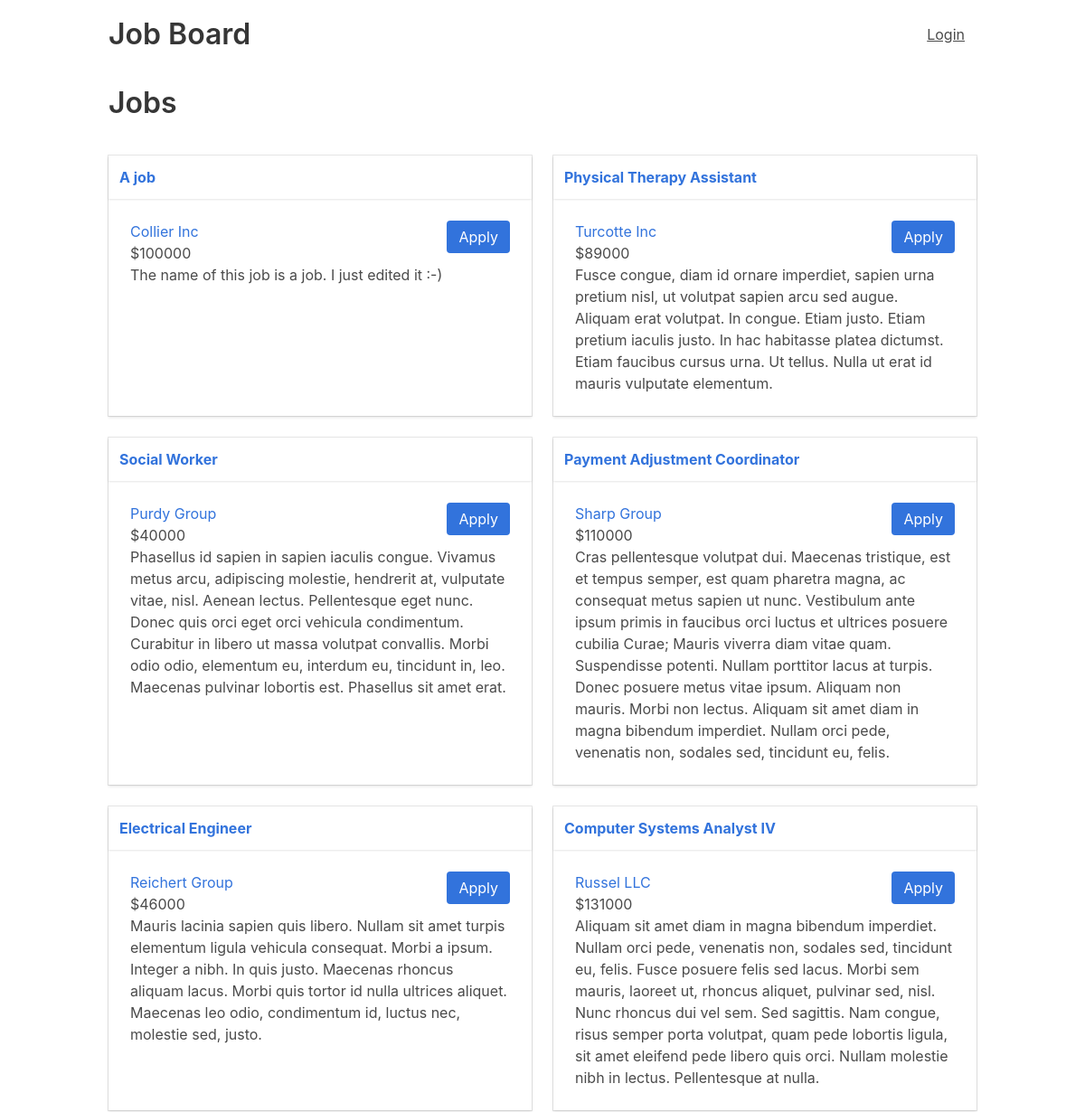
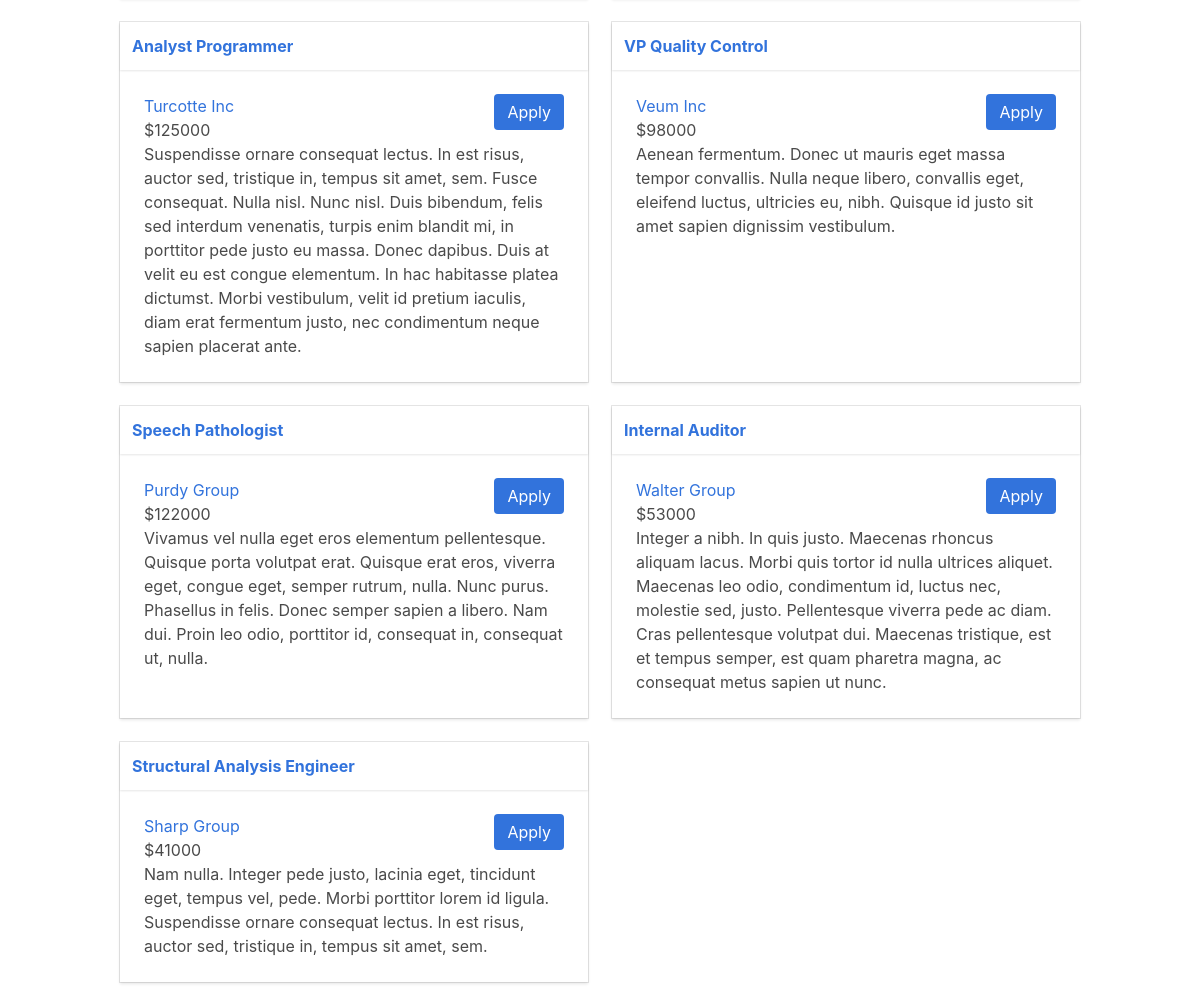
Page /jobs on the committed database (2 pictures, top to bottom).
### tables this page shows
CREATE TABLE "job" (
"id" INTEGER PRIMARY KEY AUTOINCREMENT,
"title" VARCHAR,
"description" TEXT,
"salary" VARCHAR,
"employer_id" INTEGER
);

CREATE TABLE "employer" (
"id" INTEGER PRIMARY KEY AUTOINCREMENT,
"name" VARCHAR,
"description" TEXT,
"address" VARCHAR,
"city" VARCHAR,
"state" VARCHAR,
"zip" VARCHAR
);

### jobs/app.py (the view)
@app.route("/")
@app.route("/jobs")
def jobs():
    jobs = execute_sql(
        "SELECT job.id, job.title, job.description, job.salary, employer.id as employer_id, employer.name as employer_name FROM job JOIN employer ON employer.id = job.employer_id ORDER BY job.id DESC"
    )
    return render_template("index.html", jobs=jobs)

### jobs/app.py (called while the page is built)
@app.teardown_appcontext
def close_connection(exception):
    connection = getattr(g, "_connection", None)
    if connection != None:
        connection.close()

### jobs/util.py (called while the page is built)
def open_connection():
    connection = getattr(g, "_connection", None)
    if connection == None:
        connection = g._connection = sqlite3.connect(PATH)
    connection.row_factory = sqlite3.Row
    return connection

def execute_sql(sql, values=(), commit=False, single=False):
    connection = open_connection()
    cursor = connection.execute(sql, values)
    if commit:
        results = connection.commit()
    else:
        results = cursor.fetchone() if single else cursor.fetchall()
    cursor.close()
    return results

### jobs/templates/index.html (shortened to what this page needs)
{% extends "layout.html" %}
{% block content %}
  <div class="columns">
    <div class="column">
      <h1>Jobs</h1>
    </div>
    <div class="column is-one-fifth">
    </div>
  </div>
  {{ show_jobs(jobs) }}
{% endblock %}

### jobs/templates/_macros.html
{% macro show_job(job) %}
<div class="card adjust-height">
  <header class="card-header">
    <p class="card-header-title">
      <a href="{{ url_for('job', job_id=job['id']) }}">{{ job['title'] }}</a>
    </p>
  </header>
  <div class="card-content">
    <div class="content">
      <p>
          {% if session.logged_in %}
          <a class="button is-text is-pulled-right" href="{{ url_for('add', job_id=job['id']) }}">
            <span class="fa fa-edit"></span>
          </a>
          <a class="button is-text is-pulled-right" onclick="return confirm('Are you sure')" href="{{ url_for('delete', job_id=job['id']) }}">
            <span class="fa fa-trash"></span>
          </a>
          {% else %}
            <a class="button is-link is-pulled-right" href="{{ url_for('apply', job_id=job['id']) }}">Apply</a>
          {% endif %}
          <a href="{{ url_for('employer', employer_id=job['employer_id']) }}">{{ job['employer_name'] }}</a>
          <br />
          ${{ job['salary'] }}
          <br />
          {{ job['description'] }}
      </p>
    </div>
  </div>
</div>
{% endmacro %}
{% macro show_jobs(jobs) %}
<div class="columns is-multiline">
  {% for job in jobs %}
    <div class="column is-half">
      {{ show_job(job) }}
    </div>
  {% endfor %}
</div>
{% endmacro %}

### jobs/static/css/app.css (style rules this page uses)
.adjust-height { height: 100%; }

### rows in the picture
job: title "A job", employer_name "Collier Inc", salary "100000", description "The name of this job is a job. I just edited it :-)"
job: title "Physical Therapy Assistant", employer_name "Turcotte Inc", salary "89000", description "Fusce congue, diam id ornare imperdiet, sapien urna pretium nisl, ut volutpat sapien arcu sed augue. Aliquam erat volutpat. In congue. Etiam justo. Etiam pretium iaculis justo. In hac habitasse platea dictumst. Etiam faucibus cursus urna. Ut tellus. Nulla ut erat id mauris vulputate elementum."
job: title "Social Worker", employer_name "Purdy Group", salary "40000", description "Phasellus id sapien in sapien iaculis congue. Vivamus metus arcu, adipiscing molestie, hendrerit at, vulputate vitae, nisl. Aenean lectus. Pellentesque eget nunc. Donec quis orci eget orci vehicula condimentum. Curabitur in libero ut massa volutpat convallis. Morbi odio odio, elementum eu, interdum eu, tincidunt in, leo. Maecenas pulvinar lobortis est. Phasellus sit amet erat."
job: title "Payment Adjustment Coordinator", employer_name "Sharp Group", salary "110000", description "Cras pellentesque volutpat dui. Maecenas tristique, est et tempus semper, est quam pharetra magna, ac consequat metus sapien ut nunc. Vestibulum ante ipsum primis in faucibus orci luctus et ultrices posuere cubilia Curae; Mauris viverra diam vitae quam. Suspendisse potenti. Nullam porttitor lacus at turpis. Donec posuere metus vitae ipsum. Aliquam non mauris. Morbi non lectus. Aliquam sit amet diam in magna bibendum imperdiet. Nullam orci pede, venenatis non, sodales sed, tincidunt eu, felis."
job: title "Electrical Engineer", employer_name "Reichert Group", salary "46000", description "Mauris lacinia sapien quis libero. Nullam sit amet turpis elementum ligula vehicula consequat. Morbi a ipsum. Integer a nibh. In quis justo. Maecenas rhoncus aliquam lacus. Morbi quis tortor id nulla ultrices aliquet. Maecenas leo odio, condimentum id, luctus nec, molestie sed, justo."
job: title "Computer Systems Analyst IV", employer_name "Russel LLC", salary "131000", description "Aliquam sit amet diam in magna bibendum imperdiet. Nullam orci pede, venenatis non, sodales sed, tincidunt eu, felis. Fusce posuere felis sed lacus. Morbi sem mauris, laoreet ut, rhoncus aliquet, pulvinar sed, nisl. Nunc rhoncus dui vel sem. Sed sagittis. Nam congue, risus semper porta volutpat, quam pede lobortis ligula, sit amet eleifend pede libero quis orci. Nullam molestie nibh in lectus. Pellentesque at nulla."
job: title "Analyst Programmer", employer_name "Turcotte Inc", salary "125000", description "Suspendisse ornare consequat lectus. In est risus, auctor sed, tristique in, tempus sit amet, sem. Fusce consequat. Nulla nisl. Nunc nisl. Duis bibendum, felis sed interdum venenatis, turpis enim blandit mi, in porttitor pede justo eu massa. Donec dapibus. Duis at velit eu est congue elementum. In hac habitasse platea dictumst. Morbi vestibulum, velit id pretium iaculis, diam erat fermentum justo, nec condimentum neque sapien placerat ante."
job: title "VP Quality Control", employer_name "Veum Inc", salary "98000", description "Aenean fermentum. Donec ut mauris eget massa tempor convallis. Nulla neque libero, convallis eget, eleifend luctus, ultricies eu, nibh. Quisque id justo sit amet sapien dignissim vestibulum."
job: title "Speech Pathologist", employer_name "Purdy Group", salary "122000", description "Vivamus vel nulla eget eros elementum pellentesque. Quisque porta volutpat erat. Quisque erat eros, viverra eget, congue eget, semper rutrum, nulla. Nunc purus. Phasellus in felis. Donec semper sapien a libero. Nam dui. Proin leo odio, porttitor id, consequat in, consequat ut, nulla."
job: title "Internal Auditor", employer_name "Walter Group", salary "53000", description "Integer a nibh. In quis justo. Maecenas rhoncus aliquam lacus. Morbi quis tortor id nulla ultrices aliquet. Maecenas leo odio, condimentum id, luctus nec, molestie sed, justo. Pellentesque viverra pede ac diam. Cras pellentesque volutpat dui. Maecenas tristique, est et tempus semper, est quam pharetra magna, ac consequat metus sapien ut nunc."
job: title "Structural Analysis Engineer", employer_name "Sharp Group", salary "41000", description "Nam nulla. Integer pede justo, lacinia eget, tincidunt eget, tempus vel, pede. Morbi porttitor lorem id ligula. Suspendisse ornare consequat lectus. In est risus, auctor sed, tristique in, tempus sit amet, sem."
